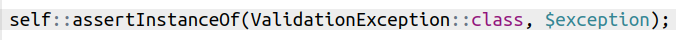
#> input picture input/1.png, 676 x 40 px
$ python ocr.py
#> lines starting #> are read from the running program, lines starting #| are printed output that depends on the picture; after the words box and inside, x2 and y2 are one past the last pixel; in counts of white or black regions, pixels touching at a corner belong together
import cv2
import pytesseract

img = cv2.imread("input/1.png");
#> img is the input picture: shape (40, 676, 3); mean B, G, R 229.2, 228.4, 227.9
gray = cv2.cvtColor(img, cv2.COLOR_BGR2GRAY)
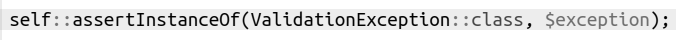
#> gray: shape (40, 676); min 0, max 255, mean 228.3

at = cv2.adaptiveThreshold(gray, 255, cv2.ADAPTIVE_THRESH_GAUSSIAN_C, cv2.THRESH_BINARY, 85, 11)
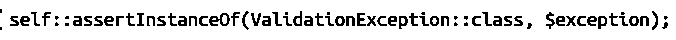
#> at: shape (40, 676); 87.7% white; black in thin lines or dots, all inside (x1, y1, x2, y2) = (0, 9, 668, 30)


config = "--psm 3"
#> (the run stopped early here; a loop or call above may not have finished)
